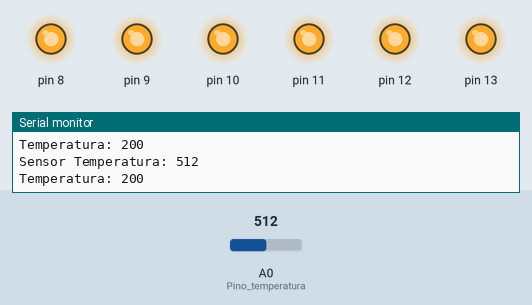
This sketch was run on a simulated Arduino Uno, built with avr-gcc and run on an emulated ATmega328P. Shown: output pins drawn as LEDs (lit = HIGH), the last lines printed to the serial monitor. The test bench sets the inputs (shaded band); at power-on: A0 (Pino_temperatura) = 512.

Above: at 1.2 s.
1.3 s: A0 (Pino_temperatura) set to 286
2.8 s: A0 (Pino_temperatura) set to 260
At 4.0 s:
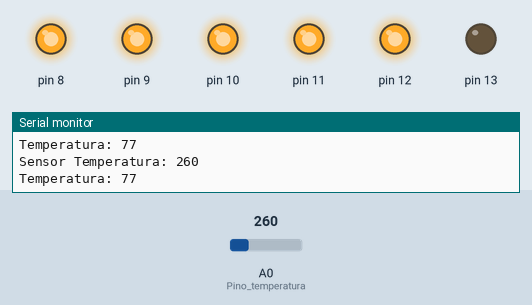
4.3 s: A0 (Pino_temperatura) set to 240
7.3 s: A0 (Pino_temperatura) set to 208
At 7.8 s:
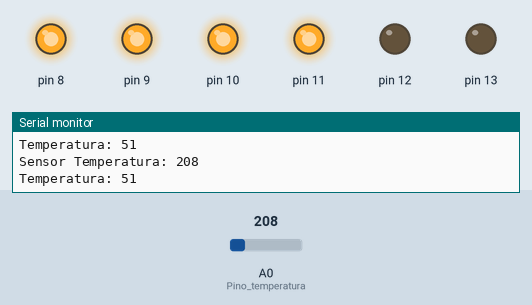
8.8 s: A0 (Pino_temperatura) set to 187
10.3 s: A0 (Pino_temperatura) set to 160
At 11.0 s:
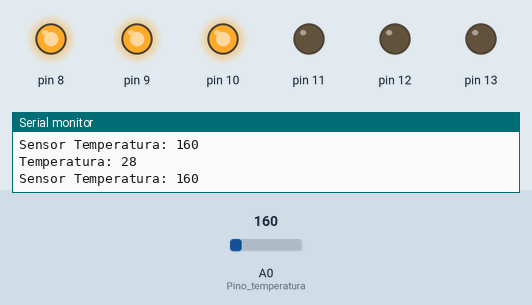
Timing chart, 0 to 12.8 s (numbered marks = the images above; inputs shaded):
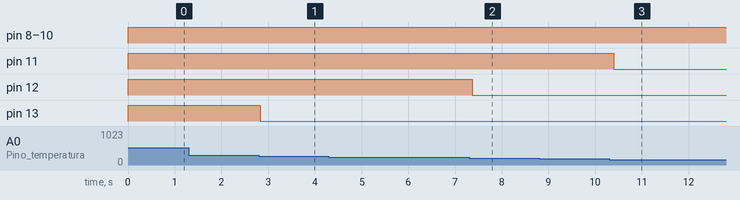

The sketch:

code.ino
```cpp
int var;
int varTemp;

void setup(){
  Serial.begin(9600);

  pinMode(8, OUTPUT);
  pinMode(9, OUTPUT);
  pinMode(10, OUTPUT);
  pinMode(11, OUTPUT);
  pinMode(12, OUTPUT);
  pinMode(13, OUTPUT);

  pinMode(A0, INPUT); //Pino temperatura
}

void loop(){
  var = analogRead(A0);

  varTemp = map(var, 20, 358, -40, 125);

  //FAZER if de cada led
  if(varTemp < -15){ //1º led
    digitalWrite(8, HIGH);
    digitalWrite(9, LOW);
    digitalWrite(10, LOW);
    digitalWrite(11, LOW);
    digitalWrite(12, LOW);
    digitalWrite(13, LOW);
  } else if (varTemp < 10) { //2º led
    digitalWrite(8, HIGH);
    digitalWrite(9, HIGH);
    digitalWrite(10, LOW);
    digitalWrite(11, LOW);
    digitalWrite(12, LOW);
    digitalWrite(13, LOW);
  } else if(varTemp < 35) { //3º led
    digitalWrite(8, HIGH);
    digitalWrite(9, HIGH);
    digitalWrite(10, HIGH);
    digitalWrite(11, LOW);
    digitalWrite(12, LOW);
    digitalWrite(13, LOW);
  } else if (varTemp < 60) { //4º led
    digitalWrite(8, HIGH);
    digitalWrite(9, HIGH);
    digitalWrite(10, HIGH);
    digitalWrite(11, HIGH);
    digitalWrite(12, LOW);
    digitalWrite(13, LOW);
  } else if (varTemp < 85) { //5º led
    digitalWrite(8, HIGH);
    digitalWrite(9, HIGH);
    digitalWrite(10, HIGH);
    digitalWrite(11, HIGH);
    digitalWrite(12, HIGH);
    digitalWrite(13, LOW);
  } else { //varTemp => 85  //6º led
    digitalWrite(8, HIGH);
    digitalWrite(9, HIGH);
    digitalWrite(10, HIGH);
    digitalWrite(11, HIGH);
    digitalWrite(12, HIGH);
    digitalWrite(13, HIGH);
  }

  Serial.print("Sensor Temperatura: ");
  Serial.println(analogRead(A0));
  Serial.print("Temperatura: ");
  Serial.println(varTemp);
  Serial.println("");


   delay(100);
}
```

Measured:
- the behaviour switches between 277 and 276 on A0 (Pino_temperatura) (found by bisection; images 0 and 1)
- the behaviour switches between 225 and 224 on A0 (Pino_temperatura) (found by bisection; images 1 and 2)
- the behaviour switches between 174 and 173 on A0 (Pino_temperatura) (found by bisection; images 2 and 3)
- after the input at 2.8 s, pin 13: HIGH → LOW at once
- after the input at 7.3 s, pin 12: HIGH → LOW after 0.07 s
- after the input at 10.3 s, pin 11: HIGH → LOW after 0.09 s
